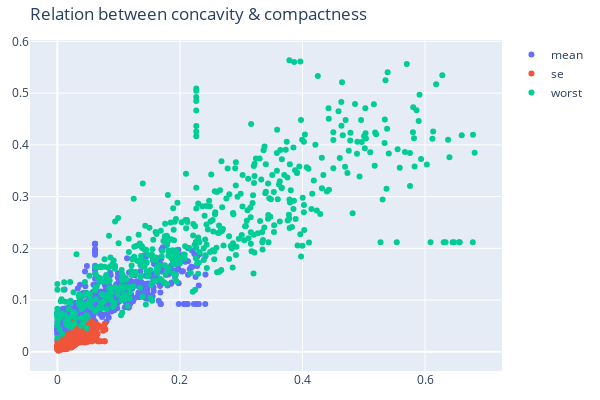

Notebook code for this chart:
### Code cell
plot.scatter_feature_plot(df, "concavity", "compactness", "Relation between concavity & compactness", fields)

### Figure 1 — Plotly figure (JSON) as saved in the notebook; plotly's stock layout.template omitted (floating-point values rounded to 4 significant figures; data arrays with more than 128 entries replaced by an {"elided": "..."} marker saying what was removed)
{"data": [{"mode": "markers", "name": "mean", "type": "scatter", "x": {"elided": "569 float values"}, "y": {"elided": "569 float values"}}, {"mode": "markers", "name": "se", "type": "scatter", "x": {"elided": "569 float values"}, "y": {"elided": "569 float values"}}, {"mode": "markers", "name": "worst", "type": "scatter", "x": {"elided": "569 float values"}, "y": {"elided": "569 float values"}}], "layout": {"height": 400, "margin": {"b": 20, "l": 20, "r": 20, "t": 40}, "title": {"text": "Relation between concavity & compactness"}, "width": 600}}
